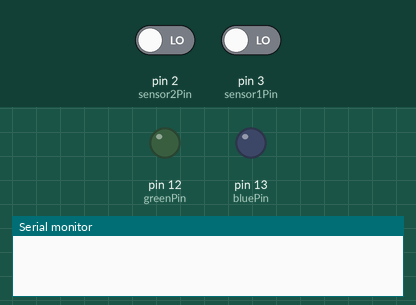
A sketch run on a simulated Arduino Uno, built with avr-gcc and run on an emulated ATmega328P. Shown: output pins drawn as LEDs (lit = HIGH), the last lines printed to the serial monitor. The inputs (shaded band) are chosen by the test bench; at power-on: pin 2 (sensor2Pin) LOW, pin 3 (sensor1Pin) LOW.

Above: at 1.2 s.
1.3 s: pin 2 (sensor2Pin) driven HIGH
At 2.4 s:
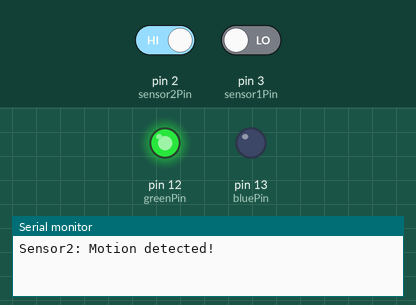
2.8 s: pin 3 (sensor1Pin) driven HIGH
At 3.5 s:
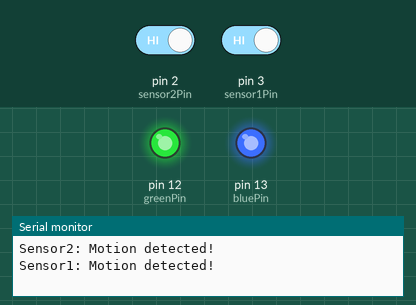
4.3 s: pin 2 (sensor2Pin) driven LOW
At 4.6 s:
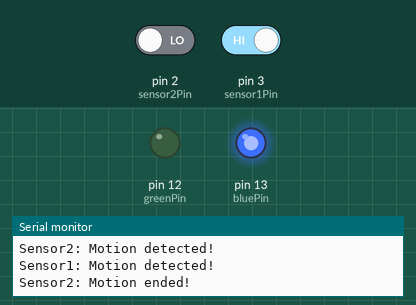
5.8 s: pin 3 (sensor1Pin) driven LOW
At 7.0 s:
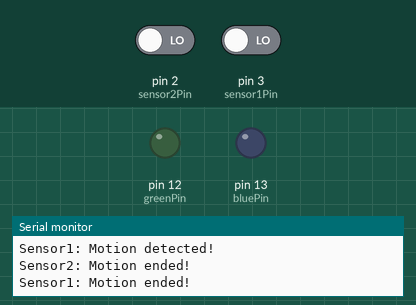
Timing chart, 0 to 8.3 s (numbered marks = the images above; inputs shaded):
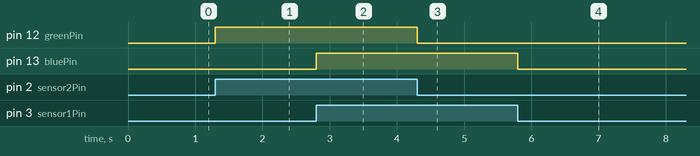

Measured:
- after the input at 1.3 s, pin 12 (greenPin): LOW → HIGH at once
- after the input at 2.8 s, pin 13 (bluePin): LOW → HIGH at once
- after the input at 4.3 s, pin 12 (greenPin): HIGH → LOW at once
- after the input at 5.8 s, pin 13 (bluePin): HIGH → LOW at once

The sketch:

m1_t3c.ino
```cpp
/*
Name: Saatvik
*/
int bluePin = 13;    // choose the pin for the Blue LED
int greenPin = 12;   // choose the pin for the Green LED
int sensor1Pin = 3;  // choose the input pin (for PIR sensor 1)
int sensor2Pin = 2;  // choose the input pin (for PIR sensor 2)

// we start, assuming no motion detected for both sensors
int pirState1 = LOW;
int pirState2 = LOW;

void setup() {
// blue led will glow for sensor 1
pinMode(bluePin, OUTPUT); // declare LED as output

// green led will glow for sensor 2
pinMode(greenPin, OUTPUT);

pinMode(sensor1Pin, INPUT); // declare sensor 1 as input
pinMode(sensor2Pin, INPUT); // declare sensor 2 as input

// attach interrupt to input pin
attachInterrupt(digitalPinToInterrupt(sensor1Pin), motionDetected1, CHANGE);
attachInterrupt(digitalPinToInterrupt(sensor2Pin), motionDetected2, CHANGE);

Serial.begin(9600);
}

void loop(){
// do nothing in loop function since we are using interrupt
}

// For Sensor 1
void motionDetected1() {
int val = digitalRead(sensor1Pin); // read input value

if (val == HIGH) { // check if the input is HIGH
digitalWrite(bluePin, HIGH); // turn LED ON
if (pirState1 == LOW) {
// we have just turned on
Serial.println("Sensor1: Motion detected!");
// We only want to print on the output change, not state
pirState1 = HIGH;
}
} else {
digitalWrite(bluePin, LOW); // turn LED OFF
if (pirState1 == HIGH){
// we have just turned off
Serial.println("Sensor1: Motion ended!");
// We only want to print on the output change, not state
pirState1 = LOW;
}
}
}

// For Sensor 2
void motionDetected2() {
int val = digitalRead(sensor2Pin); // read input value

if (val == HIGH) { // check if the input is HIGH
digitalWrite(greenPin, HIGH); // turn LED ON
if (pirState2 == LOW) {
// we have just turned on
Serial.println("Sensor2: Motion detected!");
// We only want to print on the output change, not state
pirState2 = HIGH;
}
} else {
digitalWrite(greenPin, LOW); // turn LED OFF
if (pirState2 == HIGH){
// we have just turned off
Serial.println("Sensor2: Motion ended!");
// We only want to print on the output change, not state
pirState2 = LOW;
}
}
}
```
